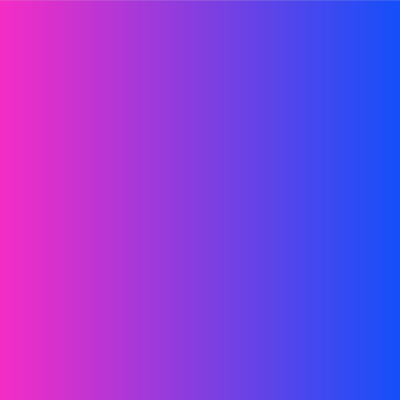
Frame 1 (no input)
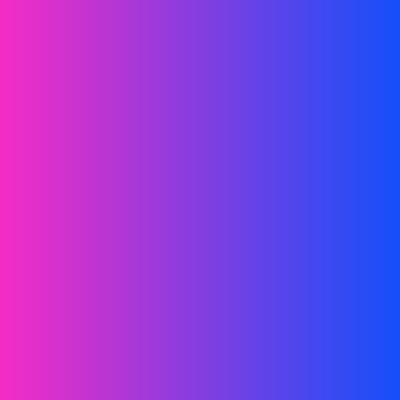
Frame 60 (the mouse pressed at the canvas centre just before this capture)
Frame 120 (the mouse held since frame 60 and released just before this capture): identical to frame 60, image omitted

The Processing sketch that drew these frames (run headless with seeded random() and noise(); from frame 60 on, the mouse is pressed at the canvas centre):

// Processing sketch: processing_54435
// ── processing_54435.pde

//Problem Set 2 - Question 1
// Vanessa Faienza

void setup(){
size(400, 400);
}
 
color from = color (245,44,198); //first colour (pink)
color to = color (20,79,250); // end colour (blue)
 
void draw () {
   for (int i = 0; i < width; i++){ //loop
    color interA = lerpColor (from, to, (float)i/width); //lerpColor function
    stroke(interA);
    line(i,0,i, height);
  }
}


                
                
